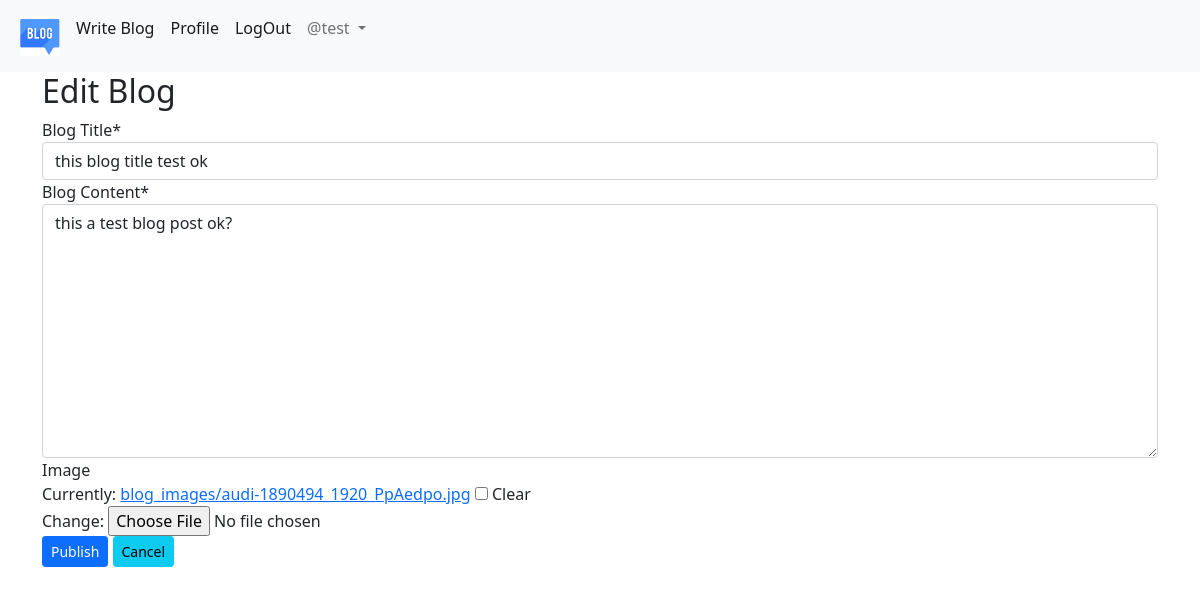
Page /blog/update-blog/this-blog-title-test-ok-14d9d069-fd1f-4c62-96f6-24b2c80b5853 (signed in) on the committed database.
### Blog/models.py (models this page shows, shortened)
class Blog(models.Model):
    blogger = models.ForeignKey(User, null=True, on_delete = models.CASCADE, related_name = 'blogs')
    blog_title = models.CharField(max_length=264, verbose_name='Blog Title')
    slug = models.SlugField(unique=True, null=True)
    blog_post = models.TextField(max_length=10000, verbose_name="Blog Content")
    post_image = models.ImageField(upload_to='blog_images', blank=True, verbose_name='Image')
    publish_date = models.DateTimeField(auto_now_add=True)
    update_date = models.DateTimeField(auto_now=True)
    _og_title = None
    class Meta:
        ordering = ('-publish_date',)

### Blog/views.py (the view, shortened to what this page needs)
# urls.py: path('update-blog/<slug>', views.UpdateBlog.as_view(), name='update'),
class UpdateBlog(LoginRequiredMixin, UpdateView):
    model = Blog
    fields = ('blog_title', 'blog_post', 'post_image',)
    context_object_name = 'form'
    template_name = 'Blog/create_blog.html'
    def get_context_data(self, **kwargs):
        context = super().get_context_data(**kwargs)
        context['update'] = True
        url = self.request.META.get('HTTP_REFERER')
        context['url'] = url
        return context
    def dispatch(self, request, *args, **kwargs):
        obj = self.get_object()
        if obj.blogger.pk != self.request.user.pk:
            raise Http404
        return super(UpdateBlog, self).dispatch(request, *args, **kwargs)

### templates/Blog/create_blog.html (shortened to what this page needs)
{% extends 'base.html' %}
{% load crispy_forms_tags %}
{% block body %}
    {% if update %}
    <h2>Edit Blog</h2>
    {% else %}
    <h2>Write a Blog..</h2>
    {% endif %}
    <form method="POST" enctype="multipart/form-data">
        {{ form|crispy }}
        <button class="btn btn-sm btn-primary" type="submit">Publish</button>
        <a href="{{ url }}" class="btn btn-info btn-sm">Cancel</a>
    </form>
{% endblock %}

### templates/base.html (shortened to what this page needs)
<!DOCTYPE html>
<html lang="en">
<head>
    <link href="https://cdn.jsdelivr.net/npm/bootstrap@5.0.0-beta3/dist/css/bootstrap.min.css" rel="stylesheet">
</head>
<body>
    <nav class="navbar navbar-expand-lg navbar-light bg-light">
        <div class="container-fluid">
            <div class="collapse navbar-collapse" id="navbarNav">
                <ul class="navbar-nav">
                    <li class="nav-item">
                        <a class="nav-link active" aria-current="page" href="{% url 'home' %}"><img src="/media/icon.jpg" alt="" height="40px" width="40px"></a>
                    </li>
                    {% if user.is_authenticated %}
                    <li class="nav-item">
                        <a class="nav-link active" aria-current="page" href="{% url 'blog:write_blog' %}">Write Blog</a>
                    </li>
                    <li class="nav-item">
                        <a class="nav-link active" aria-current="page" href="{% url 'blog:profile' pk=user.pk %}">Profile</a>
                    </li>
                    <li class="nav-item">
                        <a class="nav-link active" aria-current="page" href="{% url 'login:logout' %}">LogOut</a>
                    </li>
                    <div class="nav-item dropdown">
                        <a class="nav-link dropdown-toggle" href="#" id="navbardrop" data-toggle="dropdown">
                            @{{ user.username }}
                        </a>
                    </div>
                    {% endif %}
                </ul>
            </div>
        </div>
    </nav>
    <div class="container">
        {% block body %}
        {% endblock %}
    </div>
</body>
</html>

### rows in the picture
Blog: blog_title "this blog title test ok", blog_post "this a test blog post ok?"

### other values in the picture
{{ user.username }} "test"
